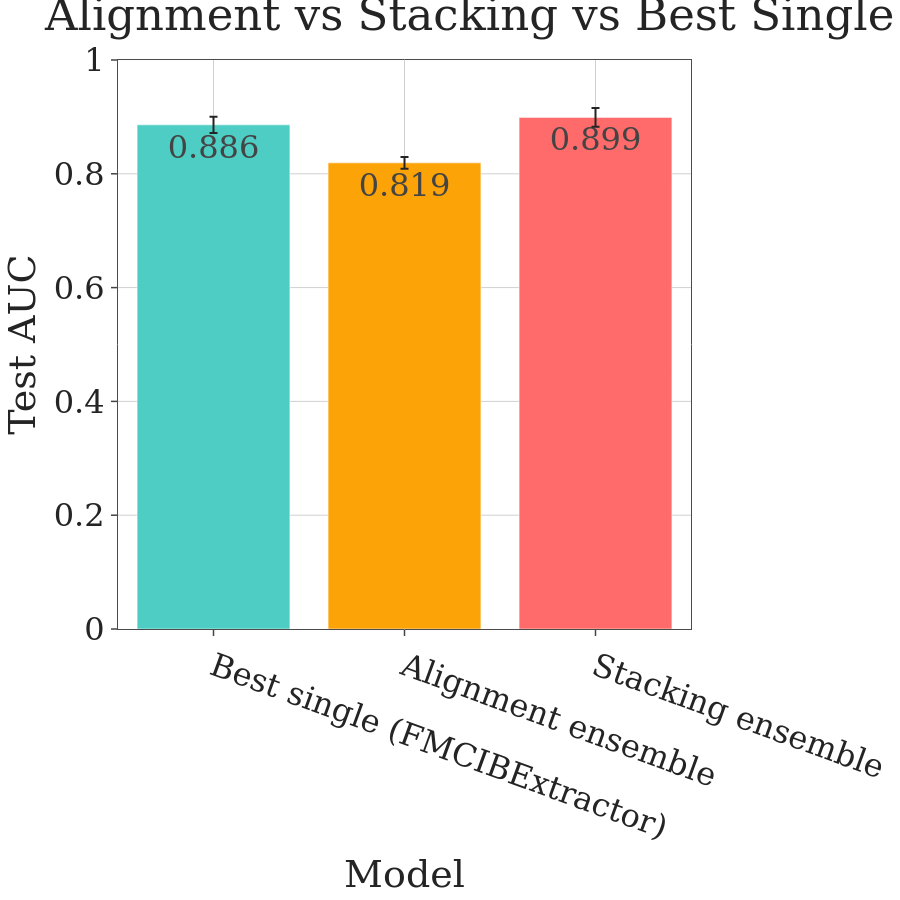

The cell this chart's notebook holds for it:
### Code cell
# Compare ensembles against best single model
if 'ensemble_mean' not in globals() or 'stacking_mean' not in globals():
    raise RuntimeError("Run alignment and stacking sections first.")

best_single_name = best_model_name
best_single_mean = best_model_score
best_single_ci = test_accuracies_dict[best_single_name]['ci95'][1] - test_accuracies_dict[best_single_name]['mean']

labels = [f"Best single ({best_single_name})", "Alignment ensemble", "Stacking ensemble"]
means = [best_single_mean, ensemble_mean, stacking_mean]
errors = [best_single_ci, ensemble_ci, stacking_ci]
colors = ['#4ECDC4', '#FCA308', '#FF6B6B']

fig = go.Figure()
fig.add_trace(go.Bar(
    x=labels,
    y=means,
    error_y=dict(type='data', array=errors),
    marker_color=colors,
    text=[f"{m:.3f}" for m in means],
    textposition='auto'
))

apply_r_style(fig, font_size=32)
fig.update_layout(
    title='Alignment vs Stacking vs Best Single',
    xaxis_title='Model',
    yaxis_title='Test AUC',
    height=FIG_SIZE,
    width=FIG_SIZE,
    template='simple_white',
    xaxis_tickangle=20
)
fig.update_yaxes(range=[0, 1.0])
fig.write_image(PLOTS_DIR / f"luna_ensemble_comparison.png")

fig.show()

print(f"Stacking uplift over best single: {stacking_mean - best_single_mean:+.4f}")
print(f"Stacking uplift over alignment ensemble: {stacking_mean - ensemble_mean:+.4f}")

### Figure 1 — Plotly figure (JSON) as saved in the notebook; plotly's stock layout.template omitted (floating-point values rounded to 4 significant figures)
{"data": [{"error_y": {"array": [0.01443, 0.01021, 0.01641], "type": "data"}, "marker": {"color": ["#4ECDC4", "#FCA308", "#FF6B6B"]}, "text": ["0.886", "0.819", "0.899"], "textposition": "auto", "type": "bar", "x": ["Best single (FMCIBExtractor)", "Alignment ensemble", "Stacking ensemble"], "y": [0.886, 0.8192, 0.8992]}], "layout": {"font": {"family": "DejaVu Serif", "size": 32}, "height": 900, "margin": {"b": 60, "l": 60, "r": 40, "t": 60}, "paper_bgcolor": "white", "plot_bgcolor": "white", "title": {"text": "Alignment vs Stacking vs Best Single"}, "width": 900, "xaxis": {"gridcolor": "#D0D0D0", "linecolor": "#4B4B4B", "mirror": true, "showgrid": true, "tickangle": 20, "ticklen": 6, "ticks": "outside", "tickwidth": 1.5, "title": {"text": "Model"}, "zeroline": false}, "yaxis": {"gridcolor": "#D0D0D0", "linecolor": "#4B4B4B", "mirror": true, "range": [0, 1], "showgrid": true, "ticklen": 6, "ticks": "outside", "tickwidth": 1.5, "title": {"text": "Test AUC"}, "zeroline": false}}}
